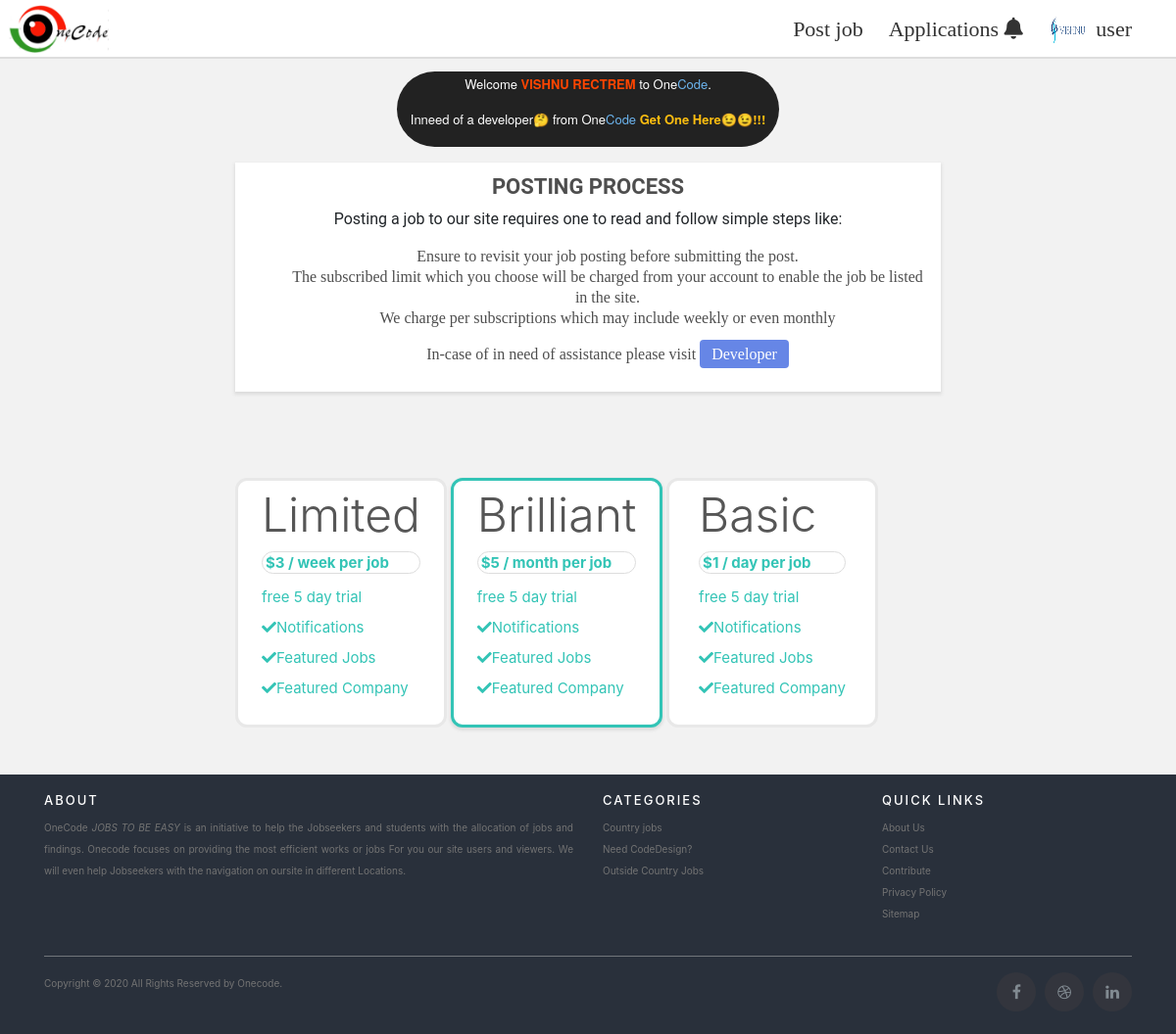
Page /processpost.php (signed in) on the committed database.
### tables this page shows
CREATE TABLE `companyregistration` (
  `id` int(11) NOT NULL,
  `companyName` varchar(100) NOT NULL,
  `companyAddress` varchar(100) NOT NULL,
  `Email` varchar(50) NOT NULL,
  `companyprofile` varchar(250) DEFAULT NULL,
  `password` longtext NOT NULL
);

### includes/companysessions.php (called while the page is built, shortened)
<?php
include 'includes/dbconnection.php';
$sql = "SELECT * FROM companyregistration  WHERE  id = '".$_SESSION['id']."'";
$stmt = $conn->query($sql);
$user = $stmt->fetch(PDO::FETCH_ASSOC);
?>

### processpost.php (the view, shortened to what this page needs)
<?php
include "includes\companysessions.php";
?>
<!DOCTYPE html>
<html lang="en">
<head>
    <link rel="stylesheet" href="https://use.fontawesome.com/releases/v5.13.1/css/all.css"
>
    <link rel="stylesheet" href="https://stackpath.bootstrapcdn.com/bootstrap/4.5.0/css/bootstrap.min.css"
>
    <link rel="stylesheet" href="stylesheets/company.jobpost.css?v=<?php echo time()?>">
    <link rel="stylesheet" href="stylesheets/notfound.css?v=<?php  echo time()  ?>">
</head>
<body class="processphp">
<?php
include "companyheader.php";
    ?>
     <main class="csite">
        <div class="welcome">
            <div class="welcome-note">
                <p>Welcome <span style="color:#FF4500;font-weight:bold;"><?php echo $user['companyName']?></span> to
                    One<span style="color:#6CB4EE;" class="code">Code</span>. </p>
                <p>Inneed of a developer🤔 from One<span style="color:#6CB4EE;" class="code">Code</span>
                    <a class="link" href="#" class="clickre">Get One here😉😉!!!</a>
                </p>
            </div>
        </div>
    </main>
    <div class="receipt">
        <div class="ppp">
            <h3>POSTING PROCESS</h3>
            <p>Posting a job to our site requires one to read and follow simple steps like: </p>
            <ul>
                <li>Ensure to revisit your job posting before submitting the post.</li>
                <li>The subscribed limit which you choose will be charged from your account to enable the job be listed
                    in the site.
                    <p>We charge per subscriptions which may include <span>weekly or even monthly</span>
                    </p>
                </li>
                <li>In-case of in need of assistance please visit <a class="dev"
                        href="mailto:sautetelvis4148@gmail.com">Developer</a></li>
            </ul>
        </div>
    </div>
    <br>
    <div class="allplans">
        <div class="plans">
        <a class="chosed" href="companyjobpost">    <div class="fist">
                <h2>limited</h2>
                <p class="cashd">$3 / week per job</p>
                <p>free 5 day trial</p>
                <div class="lstngs">
                    <p class="listings"><i class="fas fa-check"></i> Notifications</p>
                    <p class="listings"><i class="fas fa-check"></i> Featured Jobs</p>
                    <p class="listings"><i class="fas fa-check"></i> Featured Company</p>
                </div></a>
            </div>
        </div>
        <br>
        <div class="plans" id="plnms">
        <a class="chosed" href="companyjobpost">  <div class="fist">
                <h2>Brilliant</h2>
                <p class="cashd">$5 / month per job</p>
                <p>free 5 day trial</p>
                <div class="lstngs">
                    <p class="listings"><i class="fas fa-check"></i> Notifications </p>
                    <p class="listings"><i class="fas fa-check"></i>Featured Jobs </p>
                    <p class="listings"><i class="fas fa-check"></i> Featured Company</p>
                </div></a>
            </div>
        <br>
        <div class="plans" >
           <a class="chosed" href="companyjobpost"> <div class="fist">
                <h2>Basic</h2>
                <p class="cashd">$1 / day per job</p>
                <p>free 5 day trial</p>
                <div class="lstngs">
                    <p class="listings"><i class="fas fa-check"></i> Notifications</p>
                    <p class="listings"><i class="fas fa-check"></i> Featured Jobs</p>
                    <p class="listings"><i class="fas fa-check"></i> Featured Company</p>
                </div></a>
            </div>
    <?php
include "myfooter.php";
    ?>
</body>
</html>

### companyheader.php (shortened to what this page needs)
<!DOCTYPE html>
<html lang="en">
<head>
    <link rel="stylesheet" href="https://use.fontawesome.com/releases/v5.13.1/css/all.css"
>
    <link rel="stylesheet" href="https://stackpath.bootstrapcdn.com/bootstrap/4.5.0/css/bootstrap.min.css"
>
    <link rel="stylesheet" href="https://cdnjs.cloudflare.com/ajax/libs/font-awesome/4.7.0/css/font-awesome.min.css">
    <link rel="stylesheet" href="stylesheets/homepage.css?v=<?php echo time(); ?>">
</head>
<body>
    <?php
     $sqlprofile = "SELECT companyprofile  FROM companyregistration WHERE id=$user[id]";
     $result = $conn->query($sqlprofile);
     $resultcount = $result->rowcount();
     if($resultcount>0){
         while($row=$result->fetch()){
             $image = $row->companyprofile;
             if($image == NULL){
                 ?>
    <div class="navgation">
        <div class="header">
            <div class="logo"><a href="processpost"><img id="mylogo" src="index images\mylogo for (2).PNG"
                        alt="logo"></a></div>
            <ul class="main">
                <li><a href="processpost">Post job</a></li>
                <?php
    $companylogged = $user['companyName'];
    $sql = "SELECT * FROM jobapplicantion WHERE companyname = ? AND Message IS NULL ORDER BY id DESC";
    $stmt = $conn->prepare($sql);
    $stmt->execute([$companylogged]);
    $rows = $stmt->rowcount();
    if($rows>0){
        ?>
                <li><a href="applications" id="rfrsh">Applications <i class="fas fa-bell"><sup class="sup"><?php echo $rows   ?></sup></i></a></li>
    <?php
    }else{
        ?>
                <li><a href="applications" id="rfrsh">Applications<i class="fas fa-bell"><sup class="sup"></sup></i></a></li>
        <?php
    }
    ?>                <li><a href="#"><img src="profiles/mainpic.png" class='profle'></img> user</a>
                    <ul>
                        <li><a href="companyaccount">Account</a></li>
                        <li>
                            <form action="includes/logout.php" method="post">
                                <a href="#"><button id="logout" type="submit" name="logout"><i
                                            class="fas fa-sign-out-alt"></i> logout</button></a>
                            </form>
                        </li>
                    </ul>
                </li>
            </ul>
        </div>
    </div>
    <?php
}else{
?>
    <div class="navgation">
        <div class="header">
            <div class="logo"><a href="processpost"><img id="mylogo" src="index images\mylogo for (2).PNG"
                        alt="logo"></a></div>
            <ul class="main">
                <li><a href="processpost">Post job</a></li>
                <?php
    $companylogged = $user['companyName'];
    $sql = "SELECT * FROM jobapplicantion WHERE companyname = ? AND Message IS NULL ORDER BY id DESC";
    $stmt = $conn->prepare($sql);
    $stmt->execute([$companylogged]);
    $rows = $stmt->rowcount();
    if($rows>0){
        ?>
                <li><a href="applications" id="rfrsh">Applications <i class="fas fa-bell" ><sup class="sup"><?php echo $rows   ?> </sup></i></a></li>
    <?php
    }else{
        ?>
                <li><a href="applications" id="rfrsh">Applications <i class="fas fa-bell"><sup class="sup"></sup></i> </a></li>
        <?php
    }
    ?>
                <li><a href="#"><img src="profiles/<?php echo $image?>?<?php mt_rand()?>" class='profle'></img> user</a>
                </li>
            </ul>
        </div>
    </div>
    <?php
             }
         }
     }else{
         echo "SQL ERROR";
     }
    ?>
</body>
</html>

### stylesheets/company.jobpost.css (style rules this page uses)
.welcome { border-radius: 10pc; width: fit-content; background-color: #222222; margin: auto; }
.welcome-note { margin-top: 1em; font-size: 13px; font-family:Helvetica Neue,Helvetica,Arial,Liberation Sans,Roboto,Noto,sans-serif;; width: fit-content; padding:3px 14px; text-align: center; color: white; }
.link { color:#FEBE10 ; font-weight: bolder; text-transform: capitalize; }

### stylesheets/notfound.css (style rules this page uses)
.processphp { background-color: #f2f2f2; }
.receipt { background-color: white; width: 60%; margin: auto; box-shadow: 0 2px 3px 1px #ddd; }
.ppp { text-align: center; padding: 12px; font-family: roboto; margin-top: 1em; }
.ppp h3 { color: #4e4e4e; font-weight: 600; font-size: 22px; }
.ppp ul { line-height: 1.3; list-style-type: none; text-align: center; font-family: Cairo; color: #4e4e4e; }
.dev { transition: background-color 300ms ease-in; border-radius: 4px; padding: 6px 12px; color: white; opacity: 0.8; background-color: royalblue; }
.ppp h3 { font-weight: 600; }
.allplans { display: flex; flex-direction: row; margin: auto; width: 60%; margin-top: 4em; height: auto; }
.chosed { color: #33c4b6; }
.plans { font-weight: 400; color: #9f9f9f; font-size: 15px; justify-content: center; width: 30%; padding: 6px 12px; background-color: white; display: flex; margin-right: 4px; border-radius: 12px; border: 3px solid #e8e8e8; height: 17em; transition: margin-top 300ms linear; line-height: 1; }
.fist h2 { color: #565656; font-weight: 300; font-size: 3rem; text-transform: capitalize; }
.cashd { position: relative; border-radius: 13px; color: #33c4b6; font-weight: 700; padding: 3px; border: 1px solid #ddd; }
.fa-check { float: left; clear: both; }
#plnms { z-index: 1000; border: 3px solid #33c4b6; box-shadow: 0 2px 3px 1px #ddd; }
.fa-check { color: #33c4b6; }
.fa-check { margin-bottom: -6px; }

### stylesheets/homepage.css (style rules this page uses)
.profle { height: 2em; width: 2em; border-radius: 50%; }
.navgation { position: sticky; top: 0px; height: 60px; width: 100%; background-color: #ffff; border-bottom: 2px solid #ddd; }
.fa-bell { height: 1.8em; padding: 0px; margin: 0px; }
.logo #mylogo { height: 3.7em; float: left; padding-top: 5px; padding-bottom: 5px; margin-left: 0.5em; border-radius: 4px 1px 4px 1px; }
.header { line-height: 60px; }
.header ul { float: right; margin-right: 2rem; }
.header ul li { float: left; list-style: none; position: relative; padding: 0px 13px; }
.header ul li a { display: block; font-family: "coda"; color: #333; font-size: 22px; text-decoration: none; font-weight: 400 !important; }

### rows in the picture
companyregistration: companyprofile (picture), companyName "VISHNU RECTREM"
